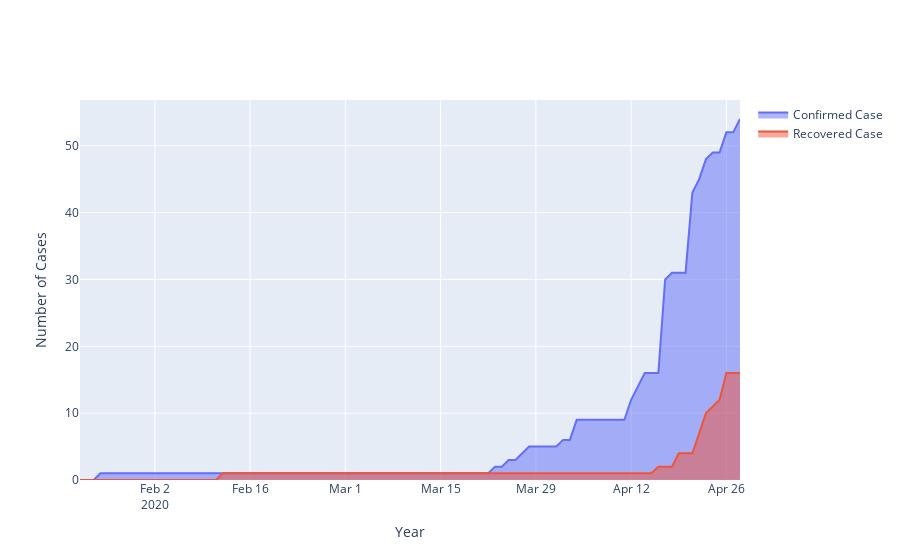

Notebook code cell kept with this figure:
### Markdown cell above
# Confirmed and Recovered Cases till Date

### Code cell
URL = "https://pomber.github.io/covid19/timeseries.json"

# sending get request and saving the response as response object 
r = requests.get(url = URL) 

# extracting data in json format 
data = r.json() 

nepal_data = data['Nepal']

date_list = []
confirmed_list = []
recovered_list = []

for i in range(len(nepal_data)):
    date_list.append(nepal_data[i]['date'])
    confirmed_list.append(nepal_data[i]['confirmed'])
    recovered_list.append(nepal_data[i]['recovered'])
    
nepal_data_frame = pd.DataFrame()  
nepal_data_frame['Date'] = date_list
nepal_data_frame['Confirmed'] = confirmed_list
nepal_data_frame['Recovered'] = recovered_list


#nepal_data_frame['Date'] = nepal_data_frame['Date'].apply(pd.to_datetime)
nepal_data_frame = nepal_data_frame.astype({'Confirmed':int, "Recovered":int})

import plotly.graph_objects as go

fig = go.Figure()
fig.add_trace(go.Scatter(x=nepal_data_frame['Date'], y=nepal_data_frame['Confirmed'], fill='tozeroy',name='Confirmed Case'))
fig.add_trace(go.Scatter(x=nepal_data_frame['Date'], y=nepal_data_frame['Recovered'], fill='tozeroy',name='Recovered Case'))

# Set x-axis title
fig.update_xaxes(title_text="Year")
fig.update_yaxes(title_text="Number of Cases")
fig.show()

### Figure 1 — Plotly figure (JSON) as saved in the notebook; plotly's stock layout.template omitted (floating-point values rounded to 4 significant figures)
{"data": [{"fill": "tozeroy", "name": "Confirmed Case", "type": "scatter", "x": ["2020-1-22", "2020-1-23", "2020-1-24", "2020-1-25", "2020-1-26", "2020-1-27", "2020-1-28", "2020-1-29", "2020-1-30", "2020-1-31", "2020-2-1", "2020-2-2", "2020-2-3", "2020-2-4", "2020-2-5", "2020-2-6", "2020-2-7", "2020-2-8", "2020-2-9", "2020-2-10", "2020-2-11", "2020-2-12", "2020-2-13", "2020-2-14", "2020-2-15", "2020-2-16", "2020-2-17", "2020-2-18", "2020-2-19", "2020-2-20", "2020-2-21", "2020-2-22", "2020-2-23", "2020-2-24", "2020-2-25", "2020-2-26", "2020-2-27", "2020-2-28", "2020-2-29", "2020-3-1", "2020-3-2", "2020-3-3", "2020-3-4", "2020-3-5", "2020-3-6", "2020-3-7", "2020-3-8", "2020-3-9", "2020-3-10", "2020-3-11", "2020-3-12", "2020-3-13", "2020-3-14", "2020-3-15", "2020-3-16", "2020-3-17", "2020-3-18", "2020-3-19", "2020-3-20", "2020-3-21", "2020-3-22", "2020-3-23", "2020-3-24", "2020-3-25", "2020-3-26", "2020-3-27", "2020-3-28", "2020-3-29", "2020-3-30", "2020-3-31", "2020-4-1", "2020-4-2", "2020-4-3", "2020-4-4", "2020-4-5", "2020-4-6", "2020-4-7", "2020-4-8", "2020-4-9", "2020-4-10", "2020-4-11", "2020-4-12", "2020-4-13", "2020-4-14", "2020-4-15", "2020-4-16", "2020-4-17", "2020-4-18", "2020-4-19", "2020-4-20", "2020-4-21", "2020-4-22", "2020-4-23", "2020-4-24", "2020-4-25", "2020-4-26", "2020-4-27", "2020-4-28"], "y": [0, 0, 0, 1, 1, 1, 1, 1, 1, 1, 1, 1, 1, 1, 1, 1, 1, 1, 1, 1, 1, 1, 1, 1, 1, 1, 1, 1, 1, 1, 1, 1, 1, 1, 1, 1, 1, 1, 1, 1, 1, 1, 1, 1, 1, 1, 1, 1, 1, 1, 1, 1, 1, 1, 1, 1, 1, 1, 1, 1, 1, 2, 2, 3, 3, 4, 5, 5, 5, 5, 5, 6, 6, 9, 9, 9, 9, 9, 9, 9, 9, 12, 14, 16, 16, 16, 30, 31, 31, 31, 43, 45, 48, 49, 49, 52, 52, 54]}, {"fill": "tozeroy", "name": "Recovered Case", "type": "scatter", "x": ["2020-1-22", "2020-1-23", "2020-1-24", "2020-1-25", "2020-1-26", "2020-1-27", "2020-1-28", "2020-1-29", "2020-1-30", "2020-1-31", "2020-2-1", "2020-2-2", "2020-2-3", "2020-2-4", "2020-2-5", "2020-2-6", "2020-2-7", "2020-2-8", "2020-2-9", "2020-2-10", "2020-2-11", "2020-2-12", "2020-2-13", "2020-2-14", "2020-2-15", "2020-2-16", "2020-2-17", "2020-2-18", "2020-2-19", "2020-2-20", "2020-2-21", "2020-2-22", "2020-2-23", "2020-2-24", "2020-2-25", "2020-2-26", "2020-2-27", "2020-2-28", "2020-2-29", "2020-3-1", "2020-3-2", "2020-3-3", "2020-3-4", "2020-3-5", "2020-3-6", "2020-3-7", "2020-3-8", "2020-3-9", "2020-3-10", "2020-3-11", "2020-3-12", "2020-3-13", "2020-3-14", "2020-3-15", "2020-3-16", "2020-3-17", "2020-3-18", "2020-3-19", "2020-3-20", "2020-3-21", "2020-3-22", "2020-3-23", "2020-3-24", "2020-3-25", "2020-3-26", "2020-3-27", "2020-3-28", "2020-3-29", "2020-3-30", "2020-3-31", "2020-4-1", "2020-4-2", "2020-4-3", "2020-4-4", "2020-4-5", "2020-4-6", "2020-4-7", "2020-4-8", "2020-4-9", "2020-4-10", "2020-4-11", "2020-4-12", "2020-4-13", "2020-4-14", "2020-4-15", "2020-4-16", "2020-4-17", "2020-4-18", "2020-4-19", "2020-4-20", "2020-4-21", "2020-4-22", "2020-4-23", "2020-4-24", "2020-4-25", "2020-4-26", "2020-4-27", "2020-4-28"], "y": [0, 0, 0, 0, 0, 0, 0, 0, 0, 0, 0, 0, 0, 0, 0, 0, 0, 0, 0, 0, 0, 1, 1, 1, 1, 1, 1, 1, 1, 1, 1, 1, 1, 1, 1, 1, 1, 1, 1, 1, 1, 1, 1, 1, 1, 1, 1, 1, 1, 1, 1, 1, 1, 1, 1, 1, 1, 1, 1, 1, 1, 1, 1, 1, 1, 1, 1, 1, 1, 1, 1, 1, 1, 1, 1, 1, 1, 1, 1, 1, 1, 1, 1, 1, 1, 2, 2, 2, 4, 4, 4, 7, 10, 11, 12, 16, 16, 16]}], "layout": {"xaxis": {"title": {"text": "Year"}}, "yaxis": {"title": {"text": "Number of Cases"}}}}
